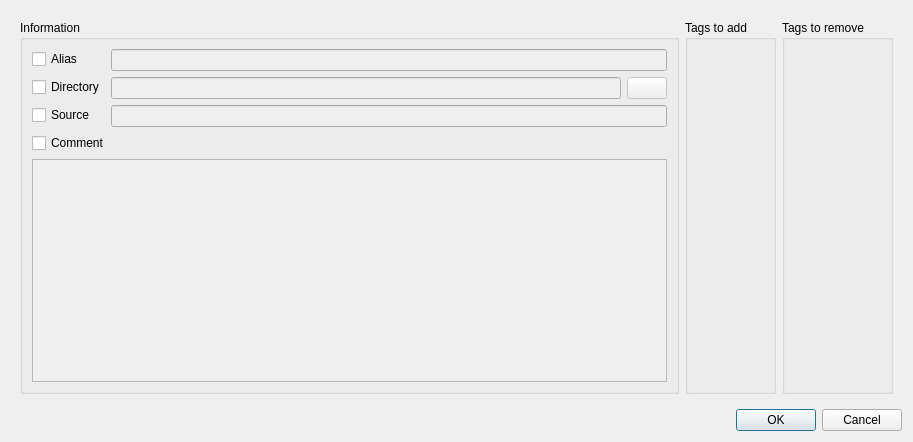
<?xml version="1.0" encoding="UTF-8"?>
<ui version="4.0">
 <class>EditFileDialogMulti</class>
 <widget class="QDialog" name="EditFileDialogMulti">
  <property name="geometry">
   <rect>
    <x>0</x>
    <y>0</y>
    <width>913</width>
    <height>442</height>
   </rect>
  </property>
  <property name="windowTitle">
   <string>Dialog</string>
  </property>
  <layout class="QVBoxLayout" name="verticalLayout">
   <item>
    <widget class="QWidget" name="widget_3" native="true">
     <layout class="QHBoxLayout" name="horizontalLayout_2">
      <item>
       <widget class="QGroupBox" name="groupBox">
        <property name="title">
         <string>Information</string>
        </property>
        <layout class="QVBoxLayout" name="verticalLayout_2">
         <item>
          <widget class="QWidget" name="widget" native="true">
           <layout class="QFormLayout" name="formLayout">
            <property name="leftMargin">
             <number>0</number>
            </property>
            <property name="topMargin">
             <number>0</number>
            </property>
            <property name="rightMargin">
             <number>0</number>
            </property>
            <property name="bottomMargin">
             <number>0</number>
            </property>
            <item row="0" column="0">
             <widget class="QCheckBox" name="aliasCheckBox">
              <property name="text">
               <string>Alias</string>
              </property>
             </widget>
            </item>
            <item row="0" column="1">
             <widget class="QLineEdit" name="alias">
              <property name="enabled">
               <bool>false</bool>
              </property>
             </widget>
            </item>
            <item row="1" column="0">
             <widget class="QCheckBox" name="directoryCheckBox">
              <property name="text">
               <string>Directory</string>
              </property>
             </widget>
            </item>
            <item row="1" column="1">
             <widget class="QWidget" name="widget_2" native="true">
              <layout class="QHBoxLayout" name="horizontalLayout">
               <property name="leftMargin">
                <number>0</number>
               </property>
               <property name="topMargin">
                <number>0</number>
               </property>
               <property name="rightMargin">
                <number>0</number>
               </property>
               <property name="bottomMargin">
                <number>0</number>
               </property>
               <item>
                <widget class="QLineEdit" name="directory">
                 <property name="enabled">
                  <bool>false</bool>
                 </property>
                </widget>
               </item>
               <item>
                <widget class="QPushButton" name="btnChooseDir">
                 <property name="enabled">
                  <bool>false</bool>
                 </property>
                 <property name="icon">
                  <iconset theme="QIcon::ThemeIcon::FolderOpen"/>
                 </property>
                </widget>
               </item>
              </layout>
             </widget>
            </item>
            <item row="2" column="0">
             <widget class="QCheckBox" name="sourceCheckBox">
              <property name="text">
               <string>Source</string>
              </property>
             </widget>
            </item>
            <item row="2" column="1">
             <widget class="QLineEdit" name="source">
              <property name="enabled">
               <bool>false</bool>
              </property>
             </widget>
            </item>
           </layout>
          </widget>
         </item>
         <item>
          <widget class="QCheckBox" name="commentCheckBox">
           <property name="text">
            <string>Comment</string>
           </property>
          </widget>
         </item>
         <item>
          <widget class="QPlainTextEdit" name="comment">
           <property name="enabled">
            <bool>false</bool>
           </property>
          </widget>
         </item>
        </layout>
       </widget>
      </item>
      <item>
       <widget class="QGroupBox" name="groupBox_2">
        <property name="title">
         <string>Tags to add</string>
        </property>
        <layout class="QHBoxLayout" name="horizontalLayout_3">
         <property name="leftMargin">
          <number>0</number>
         </property>
         <property name="topMargin">
          <number>0</number>
         </property>
         <property name="rightMargin">
          <number>0</number>
         </property>
         <property name="bottomMargin">
          <number>0</number>
         </property>
         <item>
          <widget class="TagSelect" name="tagSelectAdd" native="true"/>
         </item>
        </layout>
       </widget>
      </item>
      <item>
       <widget class="QGroupBox" name="groupBox_3">
        <property name="title">
         <string>Tags to remove</string>
        </property>
        <layout class="QVBoxLayout" name="verticalLayout_3">
         <property name="leftMargin">
          <number>0</number>
         </property>
         <property name="topMargin">
          <number>0</number>
         </property>
         <property name="rightMargin">
          <number>0</number>
         </property>
         <property name="bottomMargin">
          <number>0</number>
         </property>
         <item>
          <widget class="TagSelect" name="tagSelectRemove" native="true"/>
         </item>
        </layout>
       </widget>
      </item>
     </layout>
    </widget>
   </item>
   <item>
    <widget class="QDialogButtonBox" name="buttonBox">
     <property name="standardButtons">
      <set>QDialogButtonBox::StandardButton::Cancel|QDialogButtonBox::StandardButton::Ok</set>
     </property>
    </widget>
   </item>
  </layout>
 </widget>
 <customwidgets>
  <customwidget>
   <class>TagSelect</class>
   <extends>QWidget</extends>
   <header>app/gui/helper/tagselect.h</header>
   <container>1</container>
  </customwidget>
 </customwidgets>
 <resources/>
 <connections/>
</ui>
